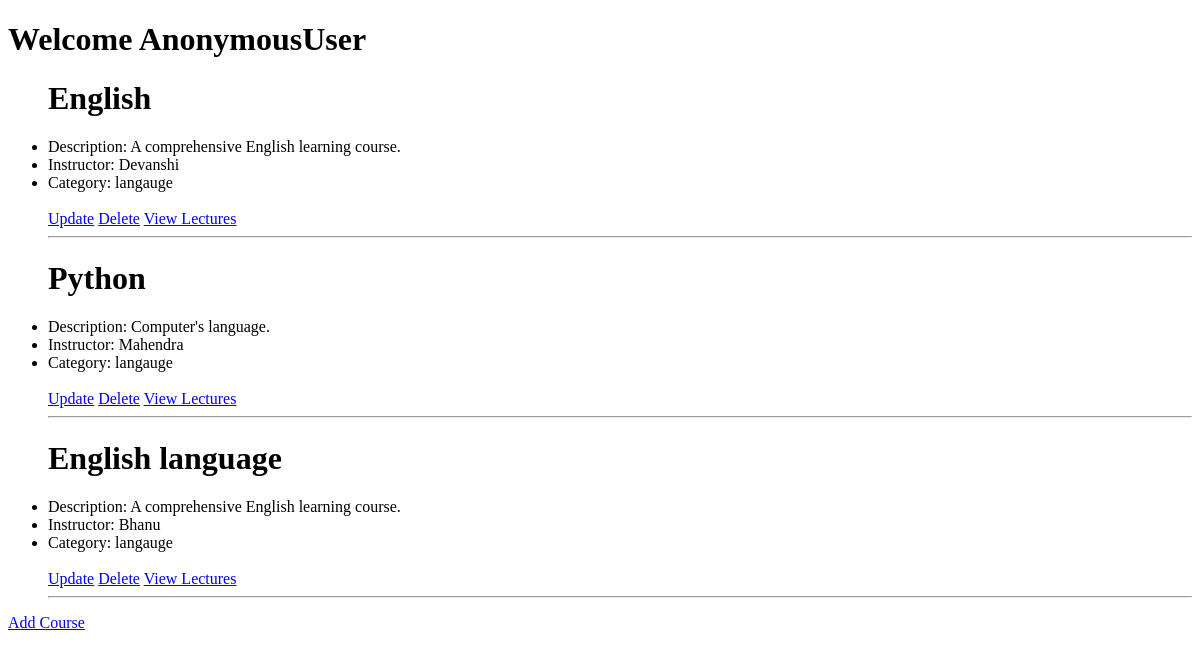
Before: /instructor_dashboard with the older database file.
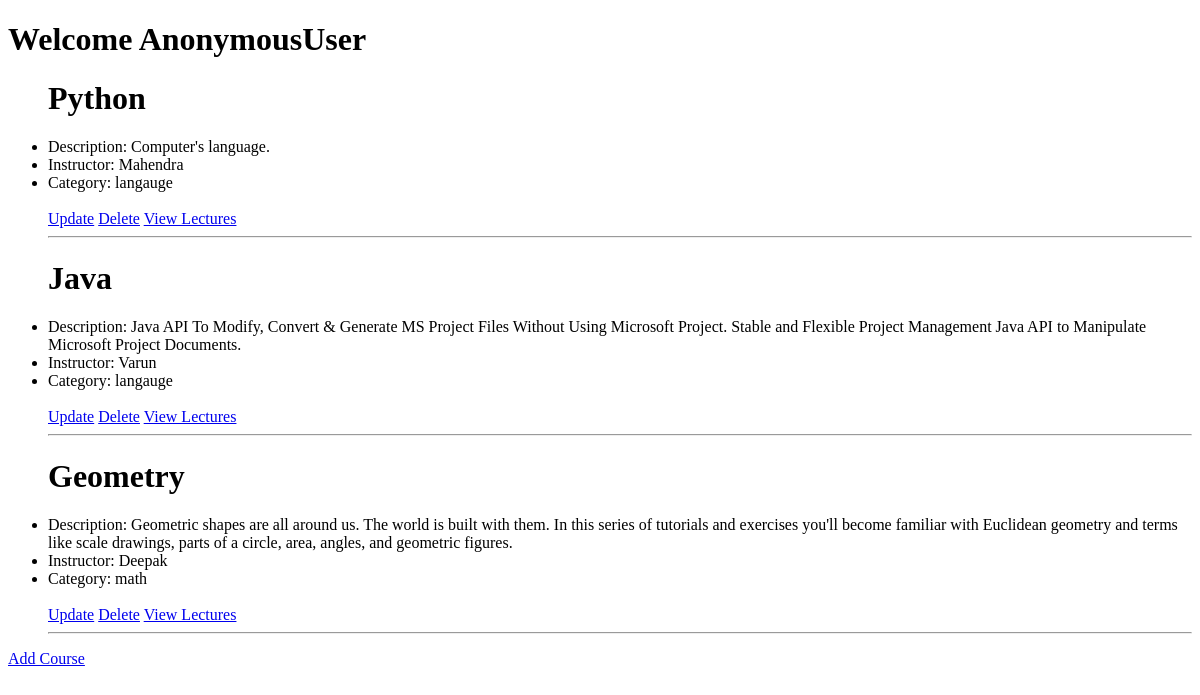
After: the same page with the newer database file.
### app/models.py (models this page shows, shortened)
class Course(models.Model):
    title=models.CharField(max_length=100)
    description=models.TextField()
    instructor=models.CharField(max_length=100)
    category=models.ForeignKey(Category, on_delete=models.CASCADE)

class Category(models.Model):
    category_choice=(('science', 'Science'),('math', 'Math'),('langauge', 'Language'),('computer', 'Computer'),('electronics', 'Electronics'))
    name=models.CharField(max_length=100, choices=category_choice, default='computer')
    def __str__(self):
        return self.name

### app/views.py (the view)
# urls.py: path('instructor_dashboard', views.instructor_dashboard, name='instructor_dashboard'),
def instructor_dashboard(request):
    all_course = Course.objects.all()
    return render(request, 'app/instructor_dashboard.html', {'all_course': all_course})

### templates/app/instructor_dashboard.html (shortened to what this page needs)
<!DOCTYPE html>
<html lang="en">
<head>
</head>
<body>
    <h1>Welcome {{user}} </h1>
<ul>
    {% for course in all_course %}
    <h1>{{ course.title }}</h1>
    <li>Description: {{ course.description }}</li>
    <li>Instructor: {{ course.instructor }}</li>
    <li>Category: {{ course.category }}</li>
    <br>
    <a href="{% url 'update_course' course.id %}">Update</a>
    <a href="{% url 'delete_course' course.id %}">Delete</a>
    <a href="{% url 'all_lectures' course.id %}">View Lectures</a>
    <hr>
    {% endfor %}
</ul>
    <a href="{% url 'course' %}">Add Course</a>
</body>
</html>

Changed rows visible on the page:
removed Course: title "English", description "A comprehensive English learning course.", instructor "Devanshi", category "langauge"
removed Course: title "English language", description "A comprehensive English learning course.", instructor "Bhanu", category "langauge"
added Course: title "Java", description "Java API To Modify, Convert & Generate MS Project Files Without Using Microsoft Project. Stable and Flexible Project Management Java API to Manipulate Microsoft Project Documents.", instructor "Varun", category "langauge"
added Course: title "Geometry", description "Geometric shapes are all around us. The world is built with them. In this series of tutorials and exercises you'll become familiar with Euclidean geometry and terms like scale drawings, parts of a circle, area, angles, and geometric figures.", instructor "Deepak", category "math"
